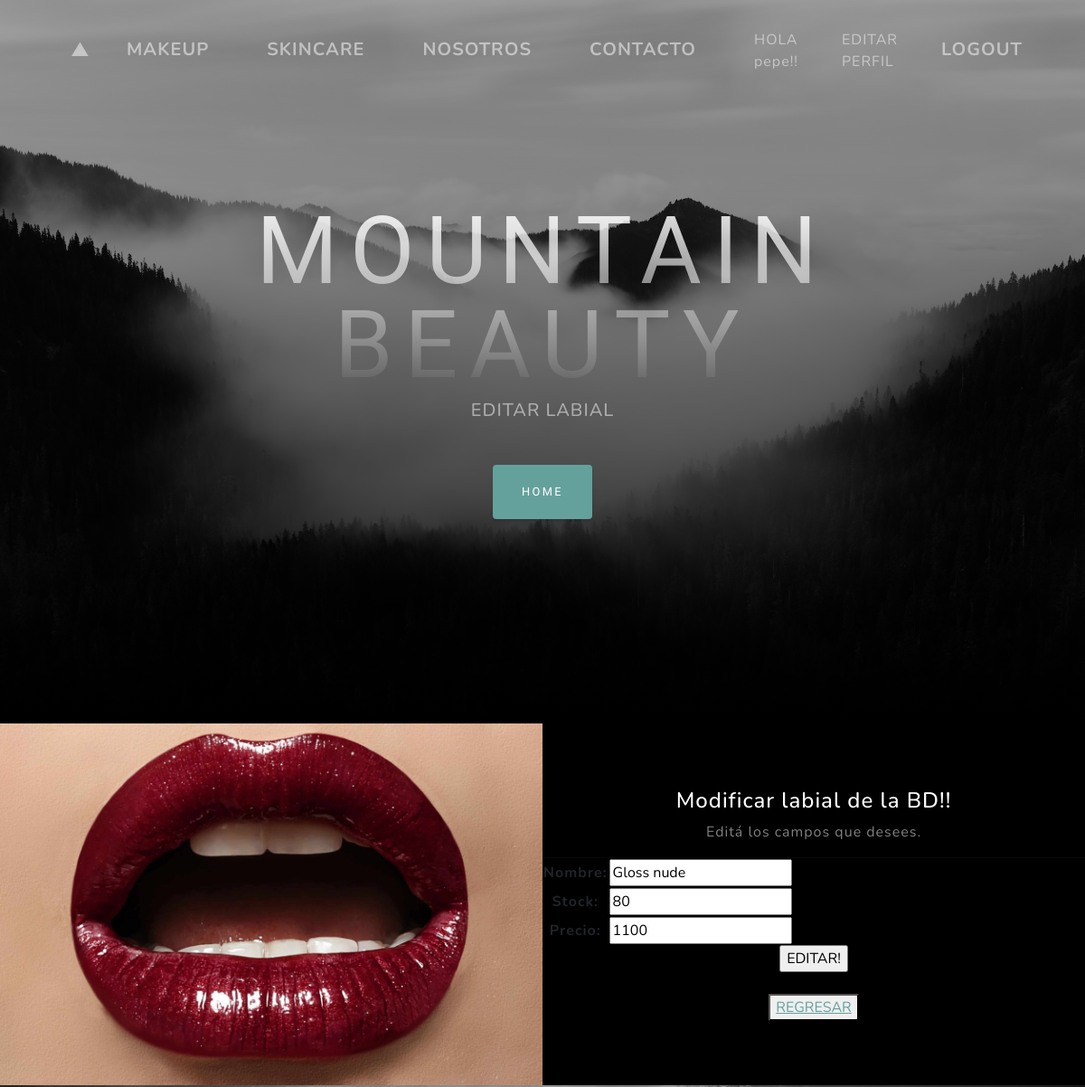
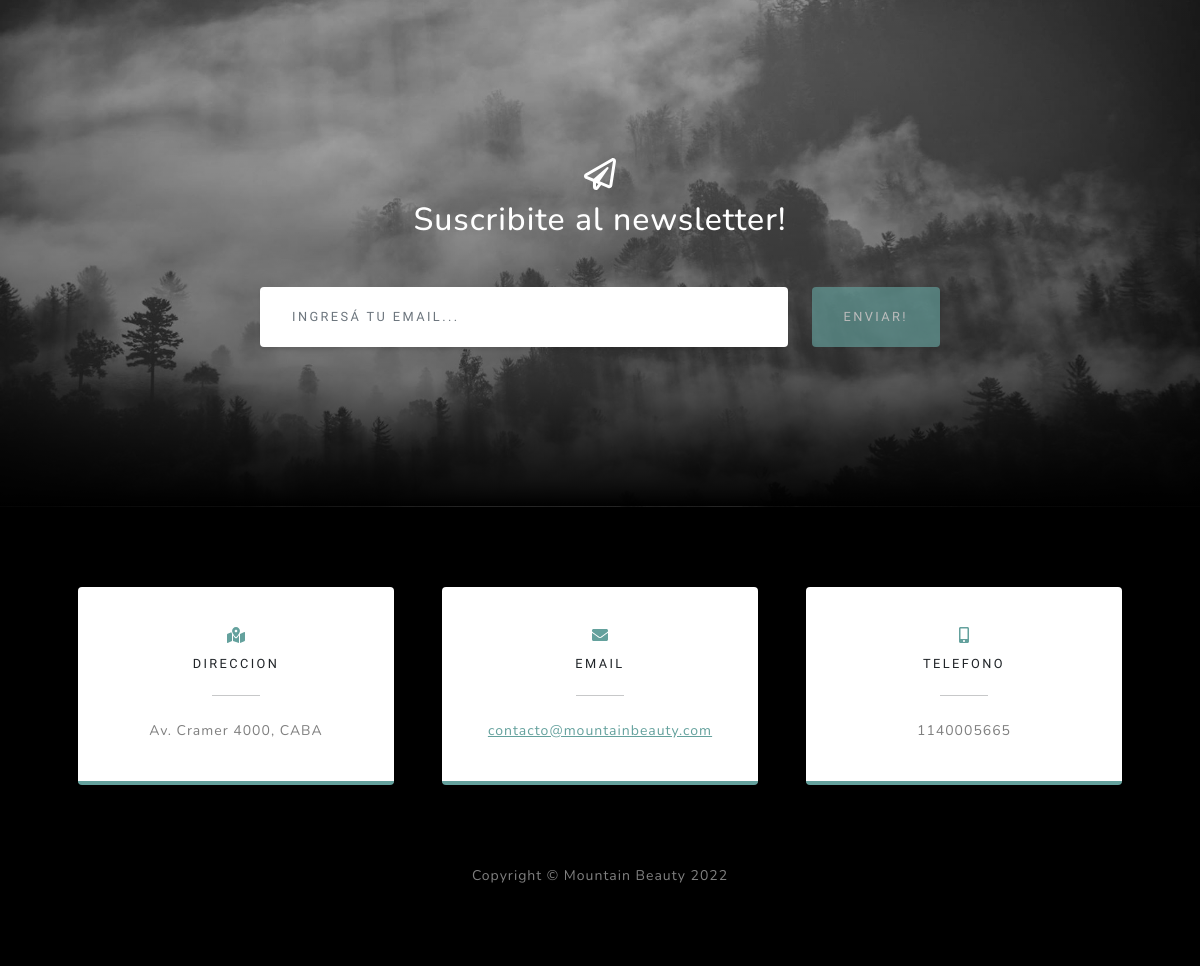
The app's page /AppCoder/editarLabial/Gloss nude/ (signed in) with its own data (2 pictures, top to bottom).
### AppCoder/models.py (models this page shows, shortened)
class Labiales(models.Model):
    nombre = models.CharField(max_length=40)
    stock= models.IntegerField()
    precio= models.IntegerField()

### AppCoder/views.py (the view)
# urls.py: path('editarLabial/<nombre_para_editar>/', views.editarLabial, name= "EditarLabial"),
def editarLabial(request, nombre_para_editar):
   labiales = Labiales.objects.get(nombre=nombre_para_editar)
   if request.method == "POST":
      miFormulario= LabialesFormulario(request.POST)
      if miFormulario.is_valid():
         informacion= miFormulario.cleaned_data
         labiales.nombre= informacion["nombre"]
         labiales.stock= informacion["stock"]
         labiales.precio= informacion["precio"]
         labiales.save()
         return render(request, "AppCoder/inicio.html")
   else:
      miFormulario= LabialesFormulario(initial={"nombre":labiales.nombre, "stock":labiales.stock, "precio":labiales.precio})
   return render(request, "AppCoder/editarLabial.html", {"miFormulario": miFormulario, "nombre_para_editar": nombre_para_editar})

### AppCoder/forms.py
class LabialesFormulario(forms.Form):
    nombre = forms.CharField(max_length=40)
    stock= forms.IntegerField()
    precio= forms.IntegerField()

### AppCoder/templates/AppCoder/editarLabial.html (shortened to what this page needs)
{% extends "AppCoder/padre.html" %}
{% load static %}
{% block contenidoQueCambia2 %}
<h2 class="text-white-50 mx-auto mt-2 mb-5">EDITAR LABIAL</h2>
{% endblock %}
{% block contenidoQueCambia %}
<div class="row gx-0 mb-5 mb-lg-0 justify-content-center">
    <div class="col-lg-6"><img class="img-fluid" src="{% static 'AppCoder/assets/img/labiales-destacada.jpg' %}" alt="..." /></div>
    <div class="col-lg-6">
        <div class="bg-black text-center h-100 project">
            <div class="d-flex h-100">
                <div class="project-text w-100 my-auto text-center text-lg-left">
                    <h4 class="text-white">Modificar labial de la BD!!</h4>
                    <p class="mb-0 text-white-50">Editá los campos que desees.</p>
                    <hr class="d-none d-lg-block mb-0 ms-0" />
                    <form action="" method= "POST">{% csrf_token %}
                        <table>
                        {{  miFormulario.as_table  }}
                        </table>
                        <input type="submit" value= "EDITAR!">
                    </form>
                    <br>
                    <button>
                     <a href="{% url 'LeerLabiales' %}">REGRESAR</a>
                    </button>
                    <br>
                </div>
            </div>
        </div>
    </div>
</div>
{% endblock %}

### AppCoder/templates/AppCoder/padre.html (shortened to what this page needs)
<!DOCTYPE html>
<html lang="en">
    <head>
        {%  load static   %}
        <link href="{% static 'AppCoder/css/styles.css' %}" rel="stylesheet" />
    </head>
    <body id="page-top">
        <nav class="navbar navbar-expand-lg navbar-light fixed-top" id="mainNav">
            <div class="container px-4 px-lg-5">
                <a class="navbar-brand" href="#page-top">▲</a>
                <div class="collapse navbar-collapse" id="navbarResponsive">
                    <ul class="navbar-nav ms-auto">
                        <li class="navbar-brand"><a class="nav-link" href="{% url 'Makeup' %}">MAKEUP</a></li>
                        <li class="navbar-brand"><a class="nav-link" href="{% url 'Skincare' %}">SKINCARE</a></li>
                        <li class="navbar-brand"><a class="nav-link" href="{% url 'Nosotros' %}">NOSOTROS</a></li>
                        <li class="navbar-brand"><a class="nav-link" href="{% url 'Contacto' %}">CONTACTO</a></li>
                        {% if request.user.is_authenticated %}
                        <li class="nav-item"><a class="nav-link"> HOLA {{user.username}}!!</a></li>
                        <li class="nav-item"><a class="nav-link" href="{% url 'EditarPerfil' %}">EDITAR PERFIL</a></li>
                        <li class="navbar-brand"><a class="nav-link" href="{% url 'Logout' %}">LOGOUT</a></li>
                        {% endif %}
                    </ul>
                </div>
            </div>
        </nav>
        <header class="masthead">
            <div class="container px-4 px-lg-5 d-flex h-100 align-items-center justify-content-center">
                <div class="d-flex justify-content-center">
                    <div class="text-center">
                        <h1 class="mx-auto my-0 text-uppercase">Mountain Beauty</h1>
                        {% block contenidoQueCambia2 %}{% endblock %}
                        <a class="btn btn-primary" href="{% url 'Inicio' %}">Home</a>
                    </div>
                </div>
            </div>
        </header>
        {% block contenidoQueCambia %}{% endblock %}
        <section class="signup-section" id="signup">
            <div class="container px-4 px-lg-5">
                <div class="row gx-4 gx-lg-5">
                    <div class="col-md-10 col-lg-8 mx-auto text-center">
                        <i class="far fa-paper-plane fa-2x mb-2 text-white"></i>
                        <h2 class="text-white mb-5">Suscribite al newsletter!</h2>
                        <form class="form-signup" id="contactForm" data-sb-form-api-token="API_TOKEN">
                            <div class="row input-group-newsletter">
                                <div class="col"><input class="form-control" id="emailAddress" type="email" placeholder="Ingresá tu email..." aria-label="Enter email address..." data-sb-validations="required,email" /></div>
                                <div class="col-auto"><button class="btn btn-primary disabled" id="submitButton" type="submit">ENVIAR!</button></div>
                            </div>
                        </form>
                    </div>
                </div>
            </div>
        </section>
        <section class="contact-section bg-black">
            <div class="container px-4 px-lg-5">
                <div class="row gx-4 gx-lg-5">
                    <div class="col-md-4 mb-3 mb-md-0">
                        <div class="card py-4 h-100">
                            <div class="card-body text-center">
                                <i class="fas fa-map-marked-alt text-primary mb-2"></i>
                                <h4 class="text-uppercase m-0">DIRECCION</h4>
                                <hr class="my-4 mx-auto" />
                                <div class="small text-black-50">Av. Cramer 4000, CABA</div>
                            </div>
                        </div>
                    </div>
                    <div class="col-md-4 mb-3 mb-md-0">
                        <div class="card py-4 h-100">
                            <div class="card-body text-center">
                                <i class="fas fa-envelope text-primary mb-2"></i>
                                <h4 class="text-uppercase m-0">EMAIL</h4>
                                <hr class="my-4 mx-auto" />
                                <div class="small text-black-50"><a href="#!">contacto@mountainbeauty.com</a></div>
                            </div>
                        </div>
                    </div>
                    <div class="col-md-4 mb-3 mb-md-0">
                        <div class="card py-4 h-100">
                            <div class="card-body text-center">
                                <i class="fas fa-mobile-alt text-primary mb-2"></i>
                                <h4 class="text-uppercase m-0">TELEFONO</h4>
                                <hr class="my-4 mx-auto" />
                                <div class="small text-black-50">1140005665</div>
                            </div>
                        </div>
                    </div>
                </div>
                </div>
        </section>
        <footer class="footer bg-black small text-center text-white-50"><div class="container px-4 px-lg-5">Copyright &copy; Mountain Beauty 2022</div></footer>
    </body>
</html>

### records on screen
Labiales: nombre "Gloss nude", stock "80", precio "1100"

### other values on screen
{{ user.username }} "pepe"
